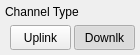
     <widget class="SA_ClickedWidget" name="Channel_Type" native="true">
      <property name="geometry">
       <rect>
        <x>269</x>
        <y>261</y>
        <width>140</width>
        <height>55</height>
       </rect>
      </property>
      <property name="focusPolicy">
       <enum>Qt::StrongFocus</enum>
      </property>
      <property name="styleSheet">
       <string notr="true"/>
      </property>
      <widget class="QLabel" name="Title_ChannelType">
       <property name="geometry">
        <rect>
         <x>5</x>
         <y>1</y>
         <width>121</width>
         <height>22</height>
        </rect>
       </property>
       <property name="text">
        <string>Channel Type</string>
       </property>
      </widget>
      <widget class="QPushButton" name="Channel_Uplink">
       <property name="geometry">
        <rect>
         <x>10</x>
         <y>25</y>
         <width>61</width>
         <height>25</height>
        </rect>
       </property>
       <property name="focusPolicy">
        <enum>Qt::NoFocus</enum>
       </property>
       <property name="styleSheet">
        <string notr="true"/>
       </property>
       <property name="text">
        <string>Uplink</string>
       </property>
       <property name="checkable">
        <bool>true</bool>
       </property>
       <property name="checked">
        <bool>false</bool>
       </property>
       <property name="autoExclusive">
        <bool>true</bool>
       </property>
       <property name="flat">
        <bool>false</bool>
       </property>
       <property name="style" stdset="0">
        <string>left</string>
       </property>
      </widget>
      <widget class="QPushButton" name="Channel_Downlink">
       <property name="geometry">
        <rect>
         <x>74</x>
         <y>25</y>
         <width>61</width>
         <height>25</height>
        </rect>
       </property>
       <property name="focusPolicy">
        <enum>Qt::NoFocus</enum>
       </property>
       <property name="text">
        <string>Downlk</string>
       </property>
       <property name="checkable">
        <bool>true</bool>
       </property>
       <property name="checked">
        <bool>true</bool>
       </property>
       <property name="autoExclusive">
        <bool>true</bool>
       </property>
       <property name="flat">
        <bool>false</bool>
       </property>
       <property name="style" stdset="0">
        <string>right</string>
       </property>
      </widget>
     </widget>
